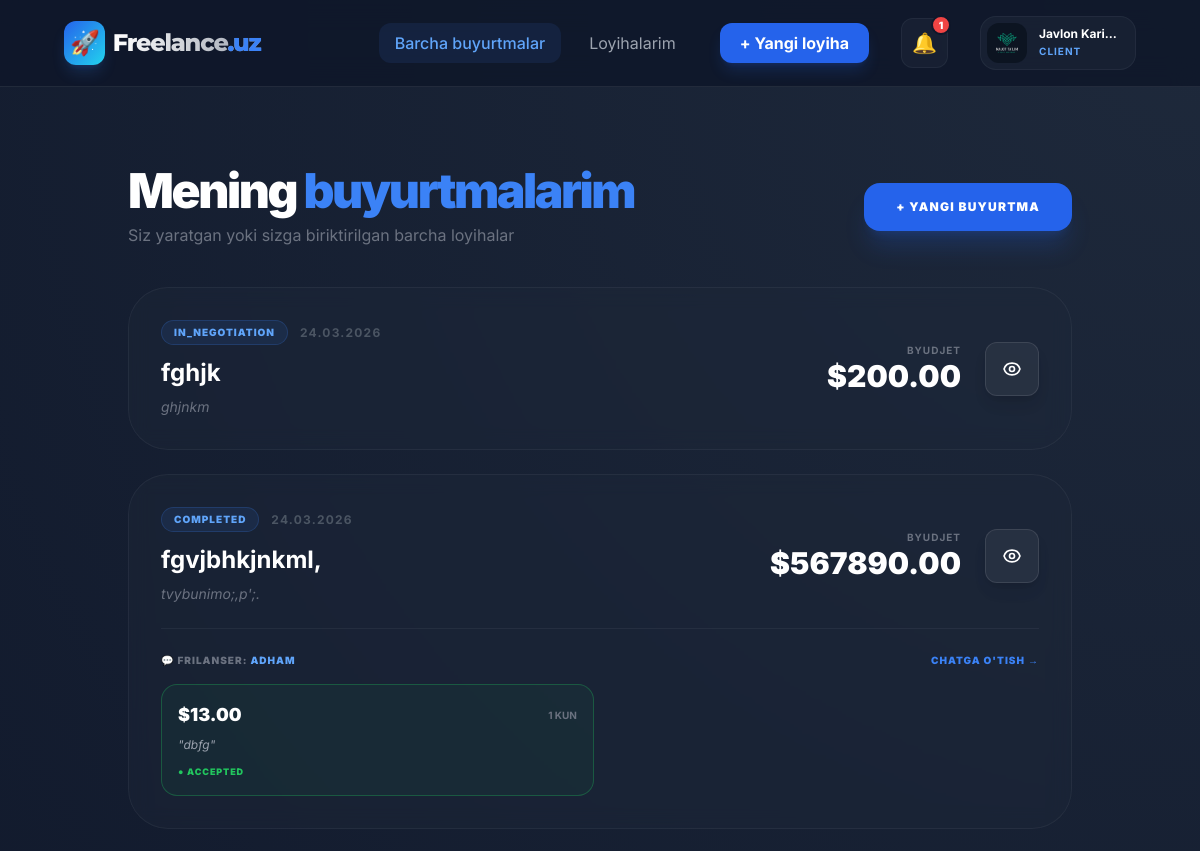
The app's page /my-orders/ (signed in, upper part), older data.
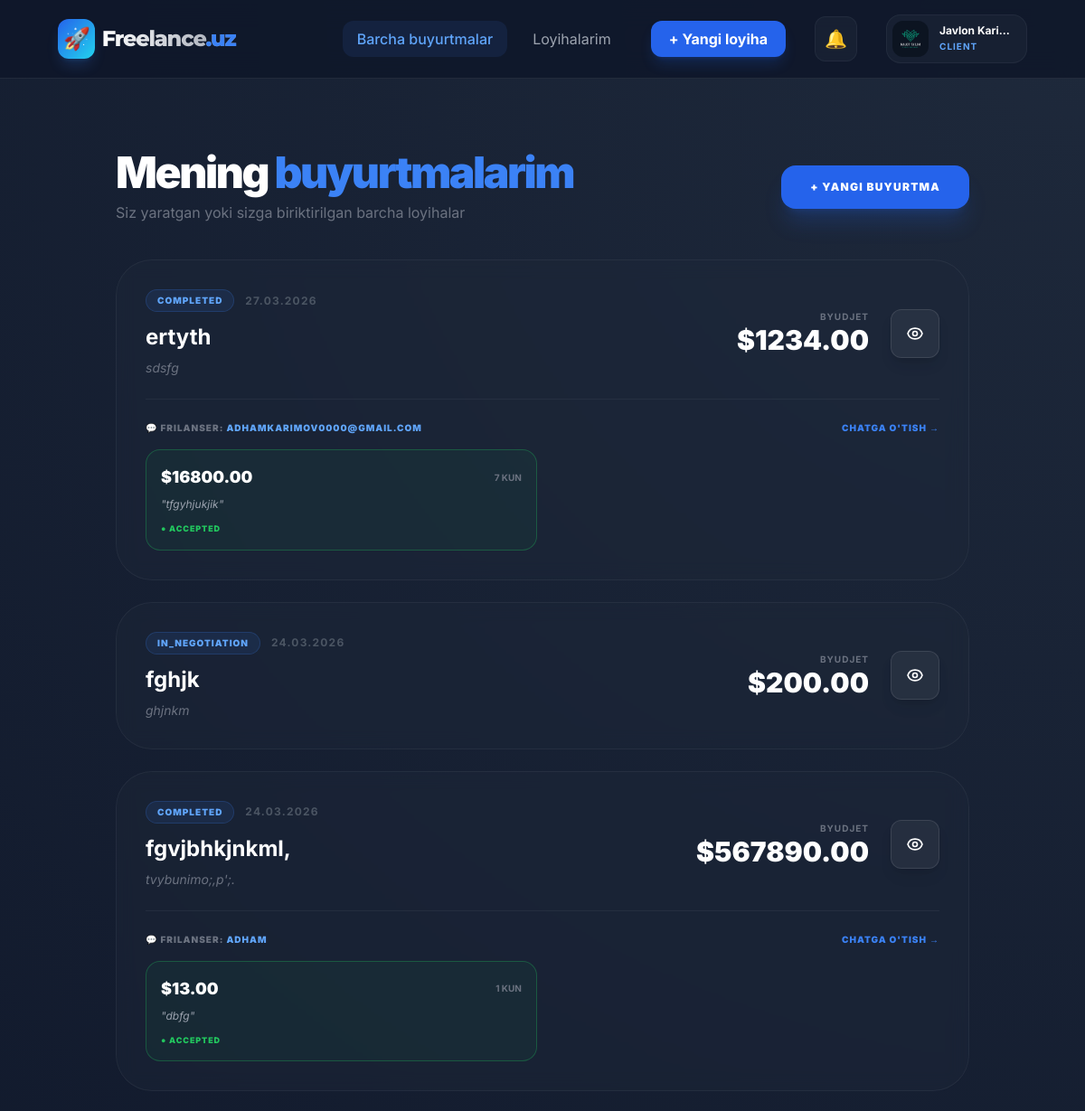
The same page, newer data.
### marketplace/models.py (models this page shows, shortened)
class Order(models.Model):
    class Status(models.TextChoices):
        OPEN           = 'OPEN',           'Ochiq'
        IN_NEGOTIATION = 'IN_NEGOTIATION', 'Kelishilmoqda'
        IN_PROGRESS    = 'IN_PROGRESS',    'Jarayonda'
        COMPLETED      = 'COMPLETED',      'Tugatilgan'
        DELAYED        = 'DELAYED',        'Kechikkan'
        CANCELLED      = 'CANCELLED',      'Bekor qilingan'
    client         = models.ForeignKey(
        settings.AUTH_USER_MODEL,
        on_delete=models.CASCADE,
        related_name='orders'
    )
    assigned_freelancer = models.ForeignKey(
        settings.AUTH_USER_MODEL,
        on_delete=models.SET_NULL,
        null=True, blank=True,
        related_name='assigned_orders'
    )
    title          = models.CharField(max_length=255)
    description    = models.TextField()
    initial_budget = models.DecimalField(max_digits=12, decimal_places=2)
    final_price    = models.DecimalField(max_digits=12, decimal_places=2, null=True, blank=True)
    status         = models.CharField(max_length=20, choices=Status.choices, default=Status.OPEN)
    deadline       = models.DateTimeField(null=True, blank=True)
    tags           = models.ManyToManyField(Tag, blank=True, related_name='orders')
    created_at     = models.DateTimeField(auto_now_add=True)
    updated_at     = models.DateTimeField(auto_now=True)
    class Meta:
        ordering = ['-created_at']

### chat/models.py (models this page shows, shortened)
class ChatRoom(models.Model):
    order      = models.ForeignKey(Order, on_delete=models.CASCADE, related_name='chat_rooms')
    client     = models.ForeignKey(settings.AUTH_USER_MODEL, on_delete=models.CASCADE, related_name='client_rooms')
    freelancer = models.ForeignKey(settings.AUTH_USER_MODEL, on_delete=models.CASCADE, related_name='freelancer_rooms')
    created_at = models.DateTimeField(auto_now_add=True)
    class Meta:
        unique_together = ('order', 'freelancer')

class Offer(models.Model):
    class Status(models.TextChoices):
        PENDING  = 'PENDING',  'Kutilmoqda'
        ACCEPTED = 'ACCEPTED', 'Qabul qilindi'
        REJECTED = 'REJECTED', 'Rad etildi'
        EXPIRED  = 'EXPIRED',  "Muddati o'tgan"
    room           = models.ForeignKey(ChatRoom, on_delete=models.CASCADE, related_name='offers')
    sender         = models.ForeignKey(settings.AUTH_USER_MODEL, on_delete=models.CASCADE, related_name='sent_offers')
    proposed_price = models.DecimalField(max_digits=12, decimal_places=2)
    delivery_days  = models.PositiveIntegerField()
    message        = models.TextField(null=True, blank=True)
    status         = models.CharField(max_length=20, choices=Status.choices, default=Status.PENDING)
    created_at     = models.DateTimeField(auto_now_add=True)
    responded_at   = models.DateTimeField(null=True, blank=True)

### accounts/models.py (models this page shows, shortened)
class User(AbstractUser):
    class Role(models.TextChoices):
        CLIENT     = 'CLIENT',     'Mijoz'
        FREELANCER = 'FREELANCER', 'Frilanser'
    email     = models.EmailField(unique=True)
    full_name = models.CharField(max_length=255)
    role      = models.CharField(max_length=20, choices=Role.choices)
    avatar    = models.ImageField(upload_to='avatars/', null=True, blank=True)
    USERNAME_FIELD  = 'email'
    REQUIRED_FIELDS = ['username', 'full_name', 'role']

### marketplace/views.py (the view)
# urls.py: path('my-orders/', views.MyOrdersView.as_view(), name='my_orders'),
class MyOrdersView(LoginRequiredMixin, View):
    def get(self, request):
        orders = Order.objects.filter(
            client=request.user
        ).prefetch_related(
            'chat_rooms__offers__sender'  # takliflarni oldindan yuklash
        ).order_by('-created_at')
        return render(request, 'marketplace/my_orders.html', {'orders': orders})

### notifications/templatetags/notification_tags.py (called while the page is built)
@register.simple_tag
def get_unread_notifications(user):
    return Notification.objects.filter(user=user, is_read=False).order_by('-created_at')[:10]

@register.simple_tag
def get_unread_count(user):
    return Notification.objects.filter(user=user, is_read=False).count()

### templates/marketplace/my_orders.html (shortened to what the changed rows need)
{% extends 'base.html' %}
{% block content %}
<div class="container mx-auto px-4 py-10 max-w-5xl">
    <div class="mb-10 flex flex-col md:flex-row md:items-center justify-between gap-6">
        <div>
            <h1 class="text-3xl md:text-5xl font-black text-white tracking-tighter">
                Mening <span class="text-blue-500">buyurtmalarim</span>
            </h1>
        </div>
    </div>
    <div class="grid grid-cols-1 gap-6">
        {% for order in orders %}
            <div class="glass-card p-6 md:p-8 rounded-[2.5rem] border border-white/5 hover:border-blue-500/30 transition-all group">
                <div class="flex flex-col lg:flex-row justify-between items-start lg:items-center gap-6">
                    <div class="flex-1">
                        <div class="flex items-center gap-3 mb-3">
                            <span class="px-3 py-1 rounded-full bg-blue-500/10 border border-blue-500/20 text-blue-400 text-[10px] font-black uppercase tracking-widest">
                                {{ order.status }}
                            </span>
                            <span class="text-gray-600 text-xs font-bold uppercase tracking-widest">{{ order.created_at|date:"d.m.Y" }}</span>
                        </div>
                        <h2 class="text-xl md:text-2xl font-bold text-white group-hover:text-blue-400 transition-colors mb-2">
                            {{ order.title }}
                        </h2>
                        <p class="text-gray-500 text-sm line-clamp-2 italic">
                            {{ order.description|truncatewords:20 }}
                        </p>
                    </div>
                    <div class="w-full lg:w-auto flex flex-col md:flex-row items-center gap-6 border-t lg:border-t-0 border-white/5 pt-6 lg:pt-0">
                        <div class="text-center md:text-right">
                            <p class="text-[10px] font-bold text-gray-500 uppercase tracking-widest">Byudjet</p>
                            <span class="text-3xl font-black text-white">${{ order.initial_budget }}</span>
                        </div>
                        <div class="flex items-center gap-2">
                            <a href="{% url 'marketplace:order_detail' order.id %}"
                               class="bg-white/5 border border-white/10 text-white p-4 rounded-xl hover:bg-blue-600 transition-all shadow-lg" title="Batafsil">
                            </a>
                        </div>
                    </div>
                </div>
                {% for room in order.chat_rooms.all %}
                    {% if room.offers.all %}
                    <div class="mt-6 pt-6 border-t border-white/5">
                        <div class="flex items-center justify-between mb-4">
                            <h3 class="text-[10px] font-black text-gray-500 uppercase tracking-widest">
                                💬 Frilanser:
                                <span class="text-blue-400">{{ room.freelancer.get_full_name|default:room.freelancer.username }}</span>
                            </h3>
                            <a href="{% url 'chat:room_detail' room.id %}"
                               class="text-[10px] font-black text-blue-500 hover:text-blue-400 uppercase tracking-widest transition-colors">
                                Chatga o'tish →
                            </a>
                        </div>
                        <div class="grid grid-cols-1 md:grid-cols-2 gap-3">
                            {% for offer in room.offers.all %}
                            <div class="p-4 rounded-2xl border transition-all
                                {% if offer.status == 'ACCEPTED' %}bg-green-500/5 border-green-500/30
                                {% elif offer.status == 'REJECTED' %}bg-red-500/5 border-red-500/20 opacity-60
                                {% elif offer.status == 'EXPIRED' %}bg-white/2 border-white/5 opacity-40
                                {% else %}bg-slate-900/40 border-white/10{% endif %}">
                                <div class="flex justify-between items-center mb-2">
                                    <span class="text-white font-black text-lg">${{ offer.proposed_price }}</span>
                                    <span class="text-gray-500 text-[10px] font-bold uppercase">{{ offer.delivery_days }} kun</span>
                                </div>
                                {% if offer.message %}
                                <p class="text-gray-400 text-xs italic mb-3 line-clamp-2">"{{ offer.message }}"</p>
                                {% endif %}
                                <div class="flex items-center justify-between">
                                    <span class="text-[9px] font-black uppercase tracking-widest
                                        {% if offer.status == 'ACCEPTED' %}text-green-500
                                        {% elif offer.status == 'REJECTED' %}text-red-400
                                        {% elif offer.status == 'EXPIRED' %}text-gray-600
                                        {% else %}text-yellow-500{% endif %}">
                                        ● {{ offer.status }}
                                    </span>
                                </div>
                            </div>
                            {% endfor %}
                        </div>
                    </div>
                    {% endif %}
                {% endfor %}
            </div>
        {% endfor %}
    </div>
</div>
{% endblock %}

### templates/base.html (shortened to what this page needs)
<!DOCTYPE html>
<html lang="uz">
<head>
    <script src="https://cdn.tailwindcss.com"></script>
</head>
<body class="bg-[#0f172a]">
{% if request.user.is_authenticated %}
{% load notification_tags %}
{% get_unread_notifications request.user as unread_notifs %}
{% get_unread_count request.user as unread_count %}
{% endif %}
<nav class="glass-nav px-6 md:px-16 py-4 flex justify-between items-center sticky top-0 z-50">
    <a href="/" class="logo-font text-2xl font-extrabold tracking-tighter flex items-center gap-2 group">
        <span class="bg-gradient-to-br from-blue-600 to-cyan-400 text-white p-1.5 rounded-xl shadow-lg shadow-blue-500/20 group-hover:rotate-12 transition-transform">🚀</span>
        <span class="bg-clip-text text-transparent bg-gradient-to-r from-white to-gray-400">
            Freelance<span class="text-blue-500">.uz</span>
        </span>
    </a>
    <div class="flex items-center gap-4 md:gap-8">
        {% if request.user.is_authenticated %}
            <div class="hidden lg:flex items-center gap-3">
                {% if request.user.role == "CLIENT" %}
                    <a href="{% url 'marketplace:order_list' %}" class="px-4 py-2 text-blue-400 bg-blue-500/10 rounded-xl font-medium">Barcha buyurtmalar</a>
                    <a href="{% url 'marketplace:my_orders' %}" class="px-4 py-2 text-gray-400 hover:text-white transition">Loyihalarim</a>
                    <a href="{% url 'marketplace:order_create' %}" class="ml-4 bg-blue-600 hover:bg-blue-50 text-white px-5 py-2 rounded-xl font-bold shadow-lg shadow-blue-600/20 transition-all active:scale-95">+ Yangi loyiha</a>
                {% else %}
                    <a href="{% url 'marketplace:order_list' %}" class="px-4 py-2 text-blue-400 bg-blue-500/10 rounded-xl font-medium">Ish topish</a>
                    <a href="{% url 'chat:my_offers' %}" class="px-4 py-2 text-gray-400 hover:text-white transition">Mening takliflarim</a>
                {% endif %}
            </div>
            <div class="relative">
                <button onclick="toggleNotif()" class="p-2.5 rounded-xl bg-slate-800/50 hover:bg-slate-700 transition relative border border-white/5">
                    <span class="text-xl">🔔</span>
                    {% if unread_count > 0 %}
                    <span id="notifBadge" class="badge-pulse absolute -top-1 -right-1 bg-red-500 text-white text-[10px] font-black w-5 h-5 flex items-center justify-center rounded-full border-2 border-[#0f172a]">
                        {{ unread_count }}
                    </span>
                    {% endif %}
                </button>
            </div>
            <div class="relative">
                <button onclick="toggleElement('profileDropdown')" class="flex items-center gap-3 p-1.5 pr-4 rounded-2xl bg-slate-800/50 hover:bg-slate-700 border border-white/5 transition">
                    <img src="{% if request.user.avatar %}{{ request.user.avatar.url }}{% else %}https://ui-avatars.com/api/?name={{ request.user.full_name }}&background=2563eb&color=fff{% endif %}" class="w-10 h-10 rounded-xl object-cover">
                    <div class="hidden md:block text-left">
                        <p class="text-xs font-bold text-white truncate w-20 leading-none mb-1">{{ request.user.full_name|truncatechars:12 }}</p>
                        <p class="text-[10px] text-blue-400 uppercase font-bold tracking-widest">{{ request.user.role }}</p>
                    </div>
                </button>
            </div>
        {% endif %}
    </div>
</nav>
<main class="flex-grow">
    <div class="container mx-auto px-6 py-10">
        {% block content %}{% endblock %}
    </div>
</main>
</body>
</html>

Row changes from the older to the newer data that the page shows:
added Order: status "COMPLETED", created_at "27.03.2026", title "ertyth", description "sdsfg", initial_budget "1234.00"
added ChatRoom: freelancer.get_full_name "ADHAMKARIMOV0000@GMAIL.COM", shown under "COMPLETED"
added Offer: proposed_price "16800.00", delivery_days "7", message "tfgyhjukjik", status "ACCEPTED", shown under "ADHAMKARIMOV0000@GMAIL.COM"
Text that changed along with them:
{{ unread_count }}: "1" → (not shown)
